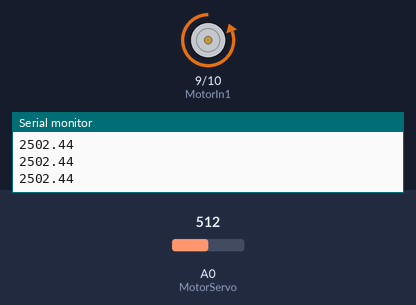
Recording of a sketch running on a simulated Arduino Uno, built with avr-gcc and run on an emulated ATmega328P. Shown: motor-driver pin pairs drawn as motors (green arrow = first pin HIGH = forward, orange = second pin HIGH = backward, longer = more drive), the last lines printed to the serial monitor. The inputs (shaded band) are chosen by the test bench; at power-on: A0 (MotorServo) = 512.

Above: at 1.2 s.
1.3 s: A0 (MotorServo) set to 47
At 1.9 s:
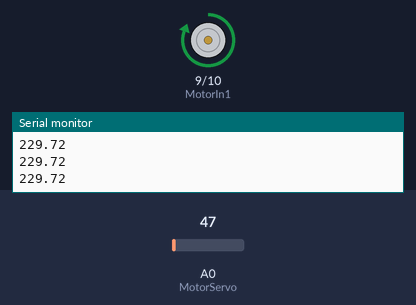
2.8 s: A0 (MotorServo) set to 122
At 4.0 s:
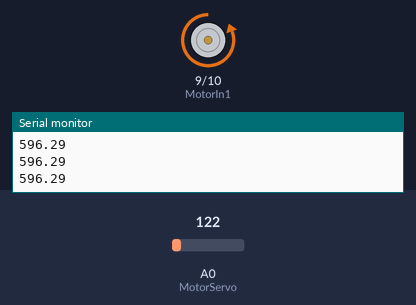
4.3 s: A0 (MotorServo) set to 0
At 5.1 s:
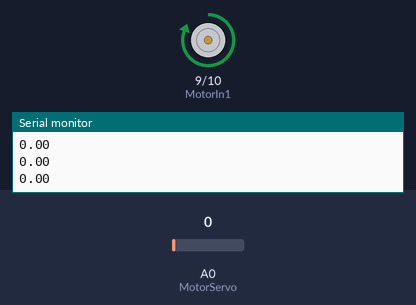
Timing chart, 0 to 7.3 s (numbered marks = the images above; inputs shaded):
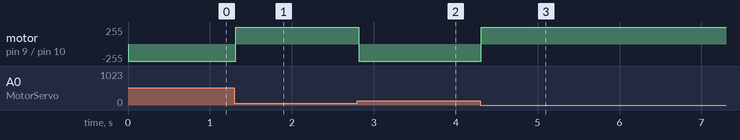

The sketch:

SERVO_LinearMotor.ino
```cpp
//SERVO LINEAR MOTOR
int MotorIn1 = 9;
int MotorIn2 = 10;

// the setup routine runs once when you press reset:
void setup() {
  Serial.begin(9600);
  SETUP_LinearMotor();
}

// the loop routine runs over and over again forever:
void loop() {
  MotorServo(5);

}

void SETUP_LinearMotor(){
  pinMode(MotorIn1, OUTPUT);
  pinMode(MotorIn2,OUTPUT);

  }

float MotorServo(float Desired_position){
  //Return: Valtage in mV.
  // Parameter: Desired_position: where you want it be


  // Move to given position
  // potential meter range: 0-57mm
  // voltage range: 0-5000mV => 5000mV/57mm=87.7=88mV/mm
  // safe range: 2mm-57mm => 200mV-5000mV
  if(Desired_position<2) Desired_position=2.0;
  if(Desired_position>57) Desired_position=57.0;

  //(5000mV/57mm)*targetPosition
  float target_mV=(5000.0/57.0)*Desired_position;

  float sensorValue = analogRead(A0);
  float voltage_mv = sensorValue * (5.0 / 1023.0)*1000;
  float error= target_mV-voltage_mv ;
  Serial.println(voltage_mv);

  if(abs(error)<=5){
     ResetMotorPin();
    return voltage_mv ;
    }

  // if error less than 44mV( 0.5mm), done
  while(abs(error)>3){


    if(error>0){
      MovingShorter();
      }
    else{
      MovingLonger();
      }

    sensorValue = analogRead(A0);
    voltage_mv = sensorValue * (5.0 / 1023.0)*1000;
    error= target_mV-voltage_mv;
    Serial.println(voltage_mv);

    /*
    ServoFakeSpeed(10); //control speed
    ResetMotorPin();
    ServoFakeSpeed(10);*/
    }

   Serial.println(voltage_mv);
   ResetMotorPin();
  return voltage_mv;

  }

void MovingShorter(){
  //SHORTER
  digitalWrite(MotorIn2, LOW);
  digitalWrite(MotorIn1, HIGH);
  }

void MovingLonger(){
  //LONGER
 digitalWrite(MotorIn2, HIGH);
 digitalWrite(MotorIn1,LOW );
  }

void ServoFakeSpeed(int speed){
  delay(speed);
  }

void ResetMotorPin(){
  pinMode(MotorIn1, INPUT);
  pinMode(MotorIn2,INPUT);
  pinMode(MotorIn1, OUTPUT);
  pinMode(MotorIn2,OUTPUT);
  pinMode(MotorIn1, LOW);
  pinMode(MotorIn2,LOW);
  }
```

Measured:
- after the input at 1.3 s, motor on pin 9 (MotorIn1) / pin 10 (MotorIn2): backward 255/255 → forward 255/255 at once
- after the input at 2.8 s, motor on pin 9 (MotorIn1) / pin 10 (MotorIn2): forward 255/255 → backward 255/255 at once
- after the input at 4.3 s, motor on pin 9 (MotorIn1) / pin 10 (MotorIn2): backward 255/255 → forward 255/255 at once
